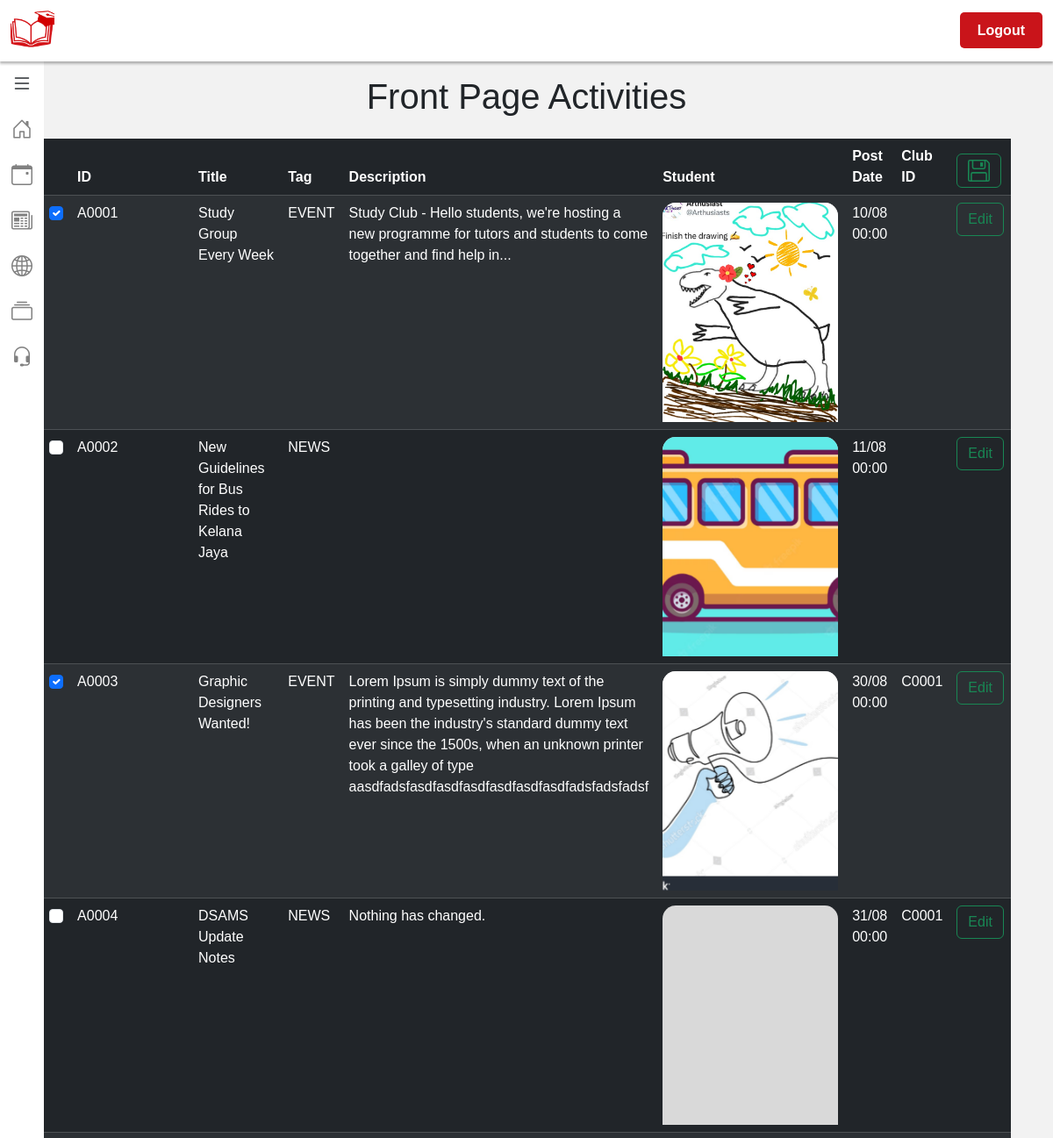
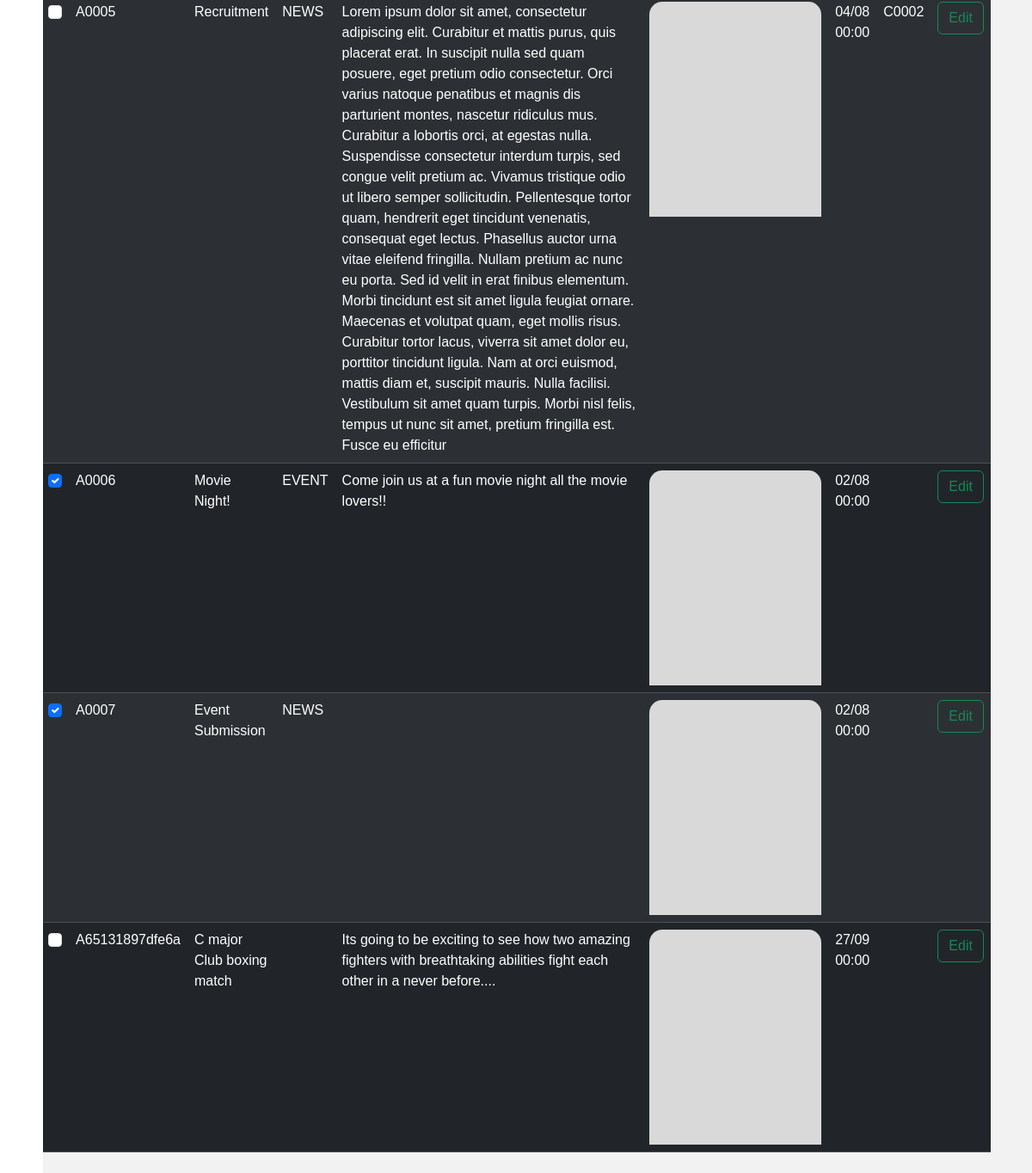
The app's page /admin/manageIndex.php (signed in) with its own data (2 pictures, top to bottom).
### tables this page shows
CREATE TABLE `activity` (
  `activityId` varchar(14) NOT NULL,
  `activityName` varchar(50) NOT NULL,
  `activityTag` varchar(20) DEFAULT NULL,
  `description` varchar(1000) NOT NULL,
  `posterImg` varchar(200) NOT NULL,
  `link` varchar(60) NOT NULL,
  `postDate` date DEFAULT NULL,
  `frontPage` tinyint(1) NOT NULL DEFAULT 0,
  `clubId` varchar(10) NOT NULL,
  `startDate` varchar(250) DEFAULT NULL,
  `Time` varchar(60) DEFAULT '10AM to 3PM',
  `endDate` varchar(250) DEFAULT NULL,
  `venue` varchar(1000) NOT NULL DEFAULT 'HLT1.7'
);

### admin/manageIndex.php (the view, shortened to what this page needs)
<!DOCTYPE html>
<html lang="en">
    <head>
        <link href="https://cdn.jsdelivr.net/npm/bootstrap@5.3.1/dist/css/bootstrap.min.css" rel="stylesheet">
        <link rel="stylesheet" type="text/css" href="manageIndex.css">
        <?php
            include_once '../database.php';
            $sql = "SELECT * FROM activity";
            $result = $connection->query($sql);
        ?>
    </head>
    <body>
        <nav class="navbar navbar-expand-lg fixed-top">
            <div class="container-fluid">
                <a class="logo" href="../index.php"><img src="../logo.png"></a>
                <div class="collapse navbar-collapse  justify-content-end" id="navbarTogglerDemo01">
                    <ul class="navbar-nav">
                        <li class="nav-item">
                        <a class="button invert" href="../logout.php">Logout</a>
                        </li>
                    </ul>
                </div>
            </div>
        </nav>
        <main id="mainMargin">
            <div id="mySidenav" class="sidenav" style="width :50px;">
                <a onclick="openNav()">
                <i class="bi bi-list"  style="font-size: 1.5rem;"></i>
                </a>
                <a href="home.php"><i class="bi bi-house-door" style="font-size: 1.5rem;"></i>Home</a>
                <a href="eventProposals.php"><i class="bi bi-calendar-event"  style="font-size: 1.5rem;"></i>Event Proposals</a>
                <a href="manageIndex.php"><i class="bi bi-newspaper"  style="font-size: 1.5rem;"></i>Front Page</a>
                <a href="clubs.php"><i class="bi bi-globe2"  style="font-size: 1.5rem;"></i>Clubs</a>
                <a href="clubProposals.php"><i class="bi bi-collection"  style="font-size: 1.5rem;"></i>Club Proposals</a>
                <a href="#"><i class="bi bi-headset"  style="font-size: 1.5rem;"></i>Contact</a>
            </div>
            <div class="container">
                <h1 class="text-center p-3">Front Page Activities</h1>
                <div class="d-flex m-2 justify-content-center">
                <form id ='myform' method="post" action="updateIndex.php">
                    <div class="table-responsive">
                        <table class="table table-striped table-dark" id="thetable">
                            <thead>
                                <tr>
                                    <th scope="col"></th>
                                    <th onclick="sortTable(0)" scope="col"> ID </th>
                                    <th onclick="sortTable(1)" scope="col"> Title </th>
                                    <th onclick="sortTable(2)" scope="col"> Tag </th>
                                    <th onclick="sortTable(3)" scope="col"> Description </th>
                                    <th onclick="sortTable(4)" scope="col"> Student </th>
                                    <th onclick="sortTable(5)" scope="col"> Post Date</th>
                                    <th onclick="sortTable(6)" scope="col"> Club ID</th>
                                    <th scope="col"><button type="submit" class="btn btn-outline-success">
                                        </button>
                                    </th>
                                </tr>
                            </thead>
                            <tbody>
                            <?php
                                foreach ($_SESSION['activities'] as $index => $arrayRow) {
                                    echo '<tr>';
                                    echo '<td> <input name="frontPage[]" value="'. $arrayRow['activityId'].'"';
                                    if($arrayRow['frontPage']== true){
                                        echo 'checked';
                                    }
                                    echo' class="form-check-input" type="checkbox" value=""id="'. $arrayRow['activityId'] .'"></td>';
                                    echo '<td class="tableData">'. $arrayRow['activityId'].'</td>';
                                    echo '<td class="tableData">'. $arrayRow['activityName'] .'</td>';
                                    echo '<td class="tableData">'. $arrayRow['activityTag'] .'</td>';
                                    echo '<td class="tableData">'. $arrayRow['description'] .'</td>';
                                    echo '<td>
                                    <div class="img-wrapper wrap-top">
                                        <img src="../Images/'.$arrayRow['posterImg'].'"/>
                                    </div></td>';
                                    echo '<td>'. date("d/m H:i", strtotime($arrayRow['postDate'])) .'</td>';
                                    echo '<td>'. $arrayRow['clubId'] .'</td>';
                                    echo '<td><a href="../event/edit.php?id='.$arrayRow['activityId'].'"><button
                                    class="btn btn-outline-success"
                                    type="button"> Edit
                                    </button></a></td>';
                                    echo '</tr>';
                                }
                            ?>
                            </tbody>
                        </table>
                    </div>
                </form>
            </div>
        </main>
    </body>
</html>

### admin/manageIndex.css (style rules this page uses)
table td { word-wrap: break-word; max-width: 500px; }

### index.css (style rules this page uses)
html { height:100%; overflow: auto; }
body { font-family: Arial, Helvetica, sans-serif; margin: 0; height:100%; background-color: #F2F2F2; }
#mainMargin { margin-top: 70px; }
main { overflow: hidden; min-height: 100%; }
nav { background-color: #FFFFFF; color: #000000; font-weight: bold; height:70px; z-index: 999; box-shadow: 0 2px 2px 0 rgba(0, 0, 0, 0.2), 0 4px 2px 0 rgba(0, 0, 0, 0.1); }
.logo img { height: 50px; width: 50px; overflow: hidden; object-fit: cover; }
.navbar-nav { align-items: center; }
a { color: #000000; text-decoration: none; }
a.button { text-align: center; padding: 12px 20px; margin-left: 5px; -webkit-touch-callout: none; -webkit-user-select: none; -khtml-user-select: none; -moz-user-select: none; -ms-user-select: none; user-select: none; }
a.invert { background-color: #c9141a!important; color: #FEFEFE; border-radius: 5px; }
.sidenav { height: 100%; width: 50px; position: fixed; z-index: 1; top:70px; left: 0; background-color: #FFFFFF; overflow: hidden; transition: 0.5s; }
.sidenav a { padding: 8px 8px 8px 13px; text-decoration: none; font-size: 1.2rem; color: #818181; display: flex; flex:nowrap; transition: 0.3s; overflow: hidden; white-space: nowrap; text-overflow: clip; align-items: center; cursor: pointer; }
.sidenav a i { margin-right: 13px; }
.img-wrapper { background-color: #D9D9D9; border-radius:15px 15px 0 0; margin: auto; display: flex; justify-content: center; align-items: center; overflow: hidden; -webkit-user-select: none; -ms-user-select: none; user-select: none; }
.wrap-top { align-items: start; }
.img-wrapper img { width: 200px; height:250px; object-fit: cover; transform: scale3d(1.05, 1.05,1); min-width: 100%; min-height: 100%; transition-duration: .5s; transition-delay: 0.2s; }

### records on screen
activity: frontPage "☑", activityId "A0001", activityName "Study Group Every Week", activityTag "EVENT", description "Study Club - Hello students, we're hosting a new programme for tutors and students to come together and find help in...", posterImg (picture), postDate "10/08 00:00"
activity: activityId "A0002", activityName "New Guidelines for Bus Rides to Kelana Jaya", activityTag "NEWS", posterImg (picture), postDate "11/08 00:00"
activity: frontPage "☑", activityId "A0003", activityName "Graphic Designers Wanted!", activityTag "EVENT", description "Lorem Ipsum is simply dummy text of the printing and typesetting industry. Lorem Ipsum has been the industry's standard dummy text ever since the 1500s, when an unknown printer took a galley of type aasdfadsfasdfasdfasdfasdfasdfasdfadsfadsfadsf", posterImg (picture), postDate "30/08 00:00", clubId "C0001"
activity: activityId "A0004", activityName "DSAMS Update Notes", activityTag "NEWS", description "Nothing has changed.", posterImg (picture), postDate "31/08 00:00", clubId "C0001"
activity: activityId "A0005", activityName "Recruitment", activityTag "NEWS", description "Lorem ipsum dolor sit amet, consectetur adipiscing elit. Curabitur et mattis purus, quis placerat erat. In suscipit nulla sed quam posuere, eget pretium odio consectetur. Orci varius natoque penatibus et magnis dis parturient montes, nascetur ridiculus mus. Curabitur a lobortis orci, at egestas nulla. Suspendisse consectetur interdum turpis, sed congue velit pretium ac. Vivamus tristique odio ut libero semper sollicitudin. Pellentesque tortor quam, hendrerit eget tincidunt venenatis, consequat eget lectus. Phasellus auctor urna vitae eleifend fringilla. Nullam pretium ac nunc eu porta. Sed id velit in erat finibus elementum. Morbi tincidunt est sit amet ligula feugiat ornare. Maecenas et…", posterImg (picture), postDate "04/08 00:00", clubId "C0002"
activity: frontPage "☑", activityId "A0006", activityName "Movie Night!", activityTag "EVENT", description "Come join us at a fun movie night all the movie lovers!!", posterImg (picture), postDate "02/08 00:00"
activity: frontPage "☑", activityId "A0007", activityName "Event Submission", activityTag "NEWS", posterImg (picture), postDate "02/08 00:00"
activity: activityId "A65131897dfe6a", activityName "C major Club boxing match", description "Its going to be exciting to see how two amazing fighters with breathtaking abilities fight each other in a never before....", posterImg (picture), postDate "27/09 00:00"
